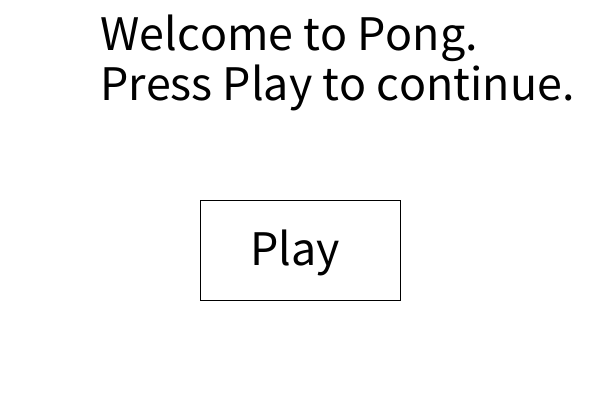
Frame 1 (no input)
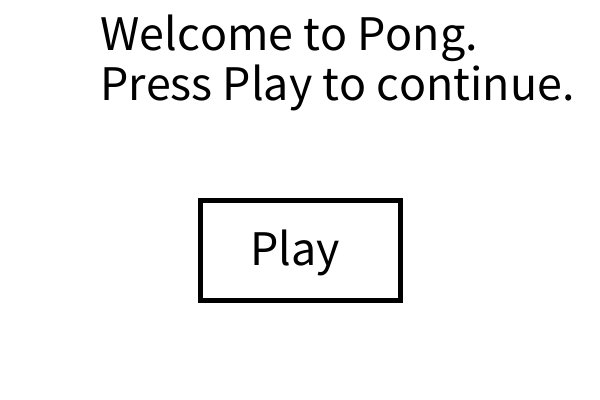
Frame 60 (the mouse pressed at the canvas centre just before this capture)
Frame 120 (the mouse held since frame 60 and released just before this capture): identical to frame 60, image omitted

The Processing sketch that drew these frames (run headless with seeded random() and noise(); from frame 60 on, the mouse is pressed at the canvas centre):

// Processing sketch: Pong
// ── Pong.pde
char gameState = 'm';
int mom1 = 0;
int pos1 = 100;
int mom2 = 0;
int pos2 = 100;
boolean w = false;
boolean s = false;
boolean i = false;
boolean k = false;
void setup() {
  size(600, 400);
}

void draw() {
  fill(0);
  if (gameState == 'm') {
    background(255);
    textSize(50);
    text("Welcome to Pong.", 100, 50);
    text("Press Play to continue.", 100, 100);
    fill(255);
    if (mouseX > 200 && mouseX < 400 && mouseY > 200 && mouseY < 300) {
      strokeWeight(10);
    }
    rect(200, 200, 200, 100);
    strokeWeight(5);
    fill(0);
    text("Play", 250, 265);
  } else if (gameState == 'p') {
    background(200);
  } else if (gameState == '1') {
    background(100);
    pos1 = pos1 + mom1;
    circle(100, pos1, 100);
    circle(500, pos2, 100);
    //movement controls
    if (w) {
      mom1 = mom1-2;
    } else if (s) {
      mom1 = mom1+2;
    }
    if (i) {
      mom2 = mom2-2;
    } else if (k) {
      mom2 = mom2+2;
    }
    //friction
    if (mom1 != 0) {
      if (mom1 > 0) {
        mom1--;
      } else {
        mom1++;
      }
    }
    if (mom2 != 0) {
      if (mom2 > 0) {
        mom2--;
      } else {
        mom2++;
      }
    }
    //bounce off edge
    if (pos1 < 50 || pos1 > 350) {
      mom1 = -mom1;
      if (pos1 < 50) {
        pos1 = 50;
      } else {
        pos1 = 350;
      }
    }
    if (pos2 < 50 || pos2 > 350) {
      mom2 = -mom2;
      if (pos2 < 50) {
        pos2 = 50;
      } else {
        pos2 = 350;
      }
    }

  } else if (gameState == 'o') {
    background(0);
  }
}
void mouseReleased() {
  if (mouseX > 200 && mouseX < 400 && mouseY > 200 && mouseY < 300 && gameState == 'm') {
    gameState = '1';
  }
}
void mouseDragged() {
}
void keyPressed() {
  if (key == 'w') {
    w = true;
  }
  if (key == 's') {
    s = true;
  }
  if (key == 'i') {
    i = true;
  }
  if (key == 'k') {
    k = true;
  }
}
void keyReleased() {
  if (key == 'w') {
    w = false;
  }
  if (key == 's') {
    s = false;
  }
  if (key == 'i') {
    i = false;
  }
  if (key == 'k') {
    k = false;
  }
}
